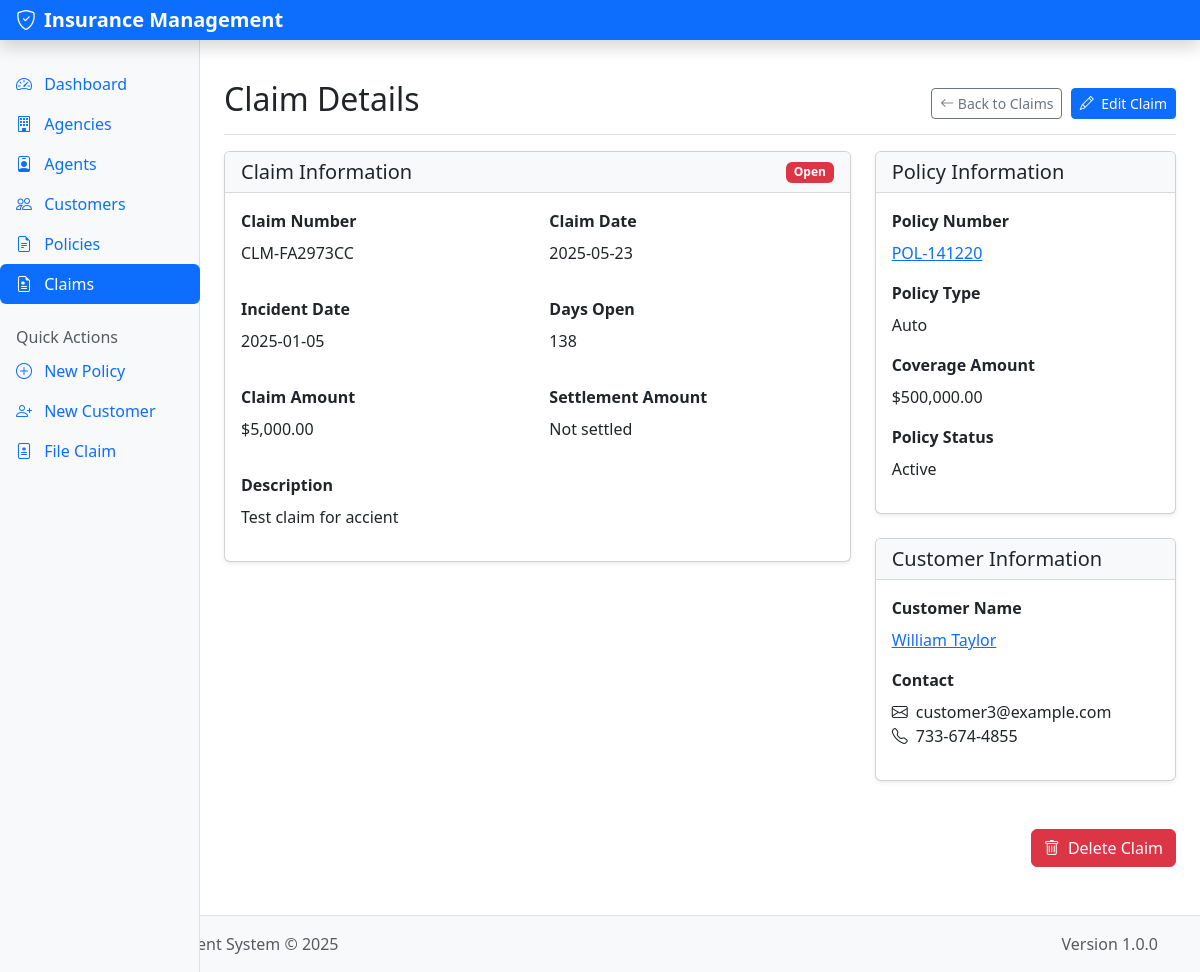
Screenshot of /claims/1 with the database file from the repository.
### models/claim.py (models this page shows, shortened)
class Claim(db.Model):
    __tablename__ = 'claim'
    claim_id = db.Column(db.Integer, primary_key=True)
    policy_id = db.Column(db.Integer, db.ForeignKey('policy.policy_id'), nullable=False)
    claim_number = db.Column(db.String(50), nullable=False, unique=True)
    claim_date = db.Column(db.Date, nullable=False, default=datetime.utcnow)
    incident_date = db.Column(db.Date, nullable=False)
    description = db.Column(db.Text)
    claim_amount = db.Column(db.DECIMAL(12, 2), default=0.00)
    status = db.Column(db.String(50), default='Open')
    resolution_date = db.Column(db.Date)
    settlement_amount = db.Column(db.DECIMAL(12, 2))
    created_at = db.Column(db.DateTime, default=datetime.utcnow)
    updated_at = db.Column(db.DateTime, default=datetime.utcnow, onupdate=datetime.utcnow)
    def is_open(self):
        return self.status in ['Open', 'In Progress', 'Under Review']
    def days_since_filed(self):
        today = datetime.today().date()
        delta = today - self.claim_date
        return delta.days

### models/policy.py (models this page shows, shortened)
class Policy(db.Model):
    __tablename__ = 'policy'
    policy_id = db.Column(db.Integer, primary_key=True)
    agent_id = db.Column(db.Integer, db.ForeignKey('agent.agent_id'), nullable=False)
    customer_id = db.Column(db.Integer, db.ForeignKey('customer.customer_id'), nullable=False)
    policy_number = db.Column(db.String(50), nullable=False, unique=True)
    policy_type = db.Column(db.String(100), nullable=False)
    coverage_amount = db.Column(db.DECIMAL(12, 2), default=0.00)
    premium = db.Column(db.DECIMAL(10, 2), default=0.00)
    start_date = db.Column(db.Date, nullable=False)
    end_date = db.Column(db.Date)
    policy_status = db.Column(db.String(50), default='Active')
    claims = db.relationship('Claim', backref='policy', lazy=True, cascade='all, delete-orphan')

### models/customer.py (models this page shows, shortened)
class Customer(db.Model):
    __tablename__ = 'customer'
    customer_id = db.Column(db.Integer, primary_key=True)
    first_name = db.Column(db.String(100), nullable=False)
    last_name = db.Column(db.String(100), nullable=False)
    date_of_birth = db.Column(db.Date)
    email = db.Column(db.String(150))
    phone = db.Column(db.String(20))
    address = db.Column(db.String(200))
    city = db.Column(db.String(100))
    state = db.Column(db.String(100))
    zip_code = db.Column(db.String(20))
    policies = db.relationship('Policy', backref='customer', lazy=True, cascade='all, delete-orphan')
    def full_name(self):
        return f"{self.first_name} {self.last_name}"

### routes/claim_routes.py (the view)
@claim_bp.route('/<int:claim_id>', methods=['GET'])
def view(claim_id):
    claim = Claim.query.get_or_404(claim_id)
    return render_template('claim/view.html', claim=claim)

### app.py (called while the page is built)
@app.context_processor
def inject_now():
    return {'now': datetime.utcnow()}

### templates/claim/view.html (shortened to what this page needs)
{% extends 'layout/base.html' %}
{% block content %}
<div class="d-flex justify-content-between flex-wrap flex-md-nowrap align-items-center pt-3 pb-2 mb-3 border-bottom">
    <h1 class="h2">Claim Details</h1>
    <div>
        <a href="{{ url_for('claim.index') }}" class="btn btn-sm btn-outline-secondary me-1">
            <i class="bi bi-arrow-left"></i> Back to Claims
        </a>
        <a href="{{ url_for('claim.edit_form', claim_id=claim.claim_id) }}" class="btn btn-sm btn-primary">
            <i class="bi bi-pencil me-1"></i> Edit Claim
        </a>
    </div>
</div>
<div class="row">
    <div class="col-md-8">
        <div class="card mb-4">
            <div class="card-header d-flex justify-content-between align-items-center">
                <h5 class="mb-0">Claim Information</h5>
                <span class="badge {% if claim.is_open() %}bg-danger{% else %}bg-success{% endif %}">
                    {{ claim.status }}
                </span>
            </div>
            <div class="card-body">
                <div class="row mb-3">
                    <div class="col-md-6">
                        <label class="form-label fw-bold">Claim Number</label>
                        <p>{{ claim.claim_number }}</p>
                    </div>
                    <div class="col-md-6">
                        <label class="form-label fw-bold">Claim Date</label>
                        <p>{{ claim.claim_date.strftime('%Y-%m-%d') }}</p>
                    </div>
                </div>
                <div class="row mb-3">
                    <div class="col-md-6">
                        <label class="form-label fw-bold">Incident Date</label>
                        <p>{{ claim.incident_date.strftime('%Y-%m-%d') }}</p>
                    </div>
                    <div class="col-md-6">
                        <label class="form-label fw-bold">Days Open</label>
                        <p>{{ claim.days_since_filed() }}</p>
                    </div>
                </div>
                <div class="row mb-3">
                    <div class="col-md-6">
                        <label class="form-label fw-bold">Claim Amount</label>
                        <p>${{ "{:,.2f}".format(claim.claim_amount) }}</p>
                    </div>
                    <div class="col-md-6">
                        <label class="form-label fw-bold">Settlement Amount</label>
                        <p>{% if claim.settlement_amount %}${{ "{:,.2f}".format(claim.settlement_amount) }}{% else %}Not settled{% endif %}</p>
                    </div>
                </div>
                <div class="mb-3">
                    <label class="form-label fw-bold">Description</label>
                    <p>{{ claim.description }}</p>
                </div>
            </div>
        </div>
    </div>
    <div class="col-md-4">
        <div class="card mb-4">
            <div class="card-header">
                <h5 class="mb-0">Policy Information</h5>
            </div>
            <div class="card-body">
                <div class="mb-3">
                    <label class="form-label fw-bold">Policy Number</label>
                    <p>
                        <a href="{{ url_for('policy.view', policy_id=claim.policy.policy_id) }}">
                            {{ claim.policy.policy_number }}
                        </a>
                    </p>
                </div>
                <div class="mb-3">
                    <label class="form-label fw-bold">Policy Type</label>
                    <p>{{ claim.policy.policy_type }}</p>
                </div>
                <div class="mb-3">
                    <label class="form-label fw-bold">Coverage Amount</label>
                    <p>${{ "{:,.2f}".format(claim.policy.coverage_amount) }}</p>
                </div>
                <div class="mb-3">
                    <label class="form-label fw-bold">Policy Status</label>
                    <p>{{ claim.policy.policy_status }}</p>
                </div>
            </div>
        </div>
        <div class="card mb-4">
            <div class="card-header">
                <h5 class="mb-0">Customer Information</h5>
            </div>
            <div class="card-body">
                <div class="mb-3">
                    <label class="form-label fw-bold">Customer Name</label>
                    <p>
                        <a href="{{ url_for('customer.view', customer_id=claim.policy.customer_id) }}">
                            {{ claim.policy.customer.full_name() }}
                        </a>
                    </p>
                </div>
                <div class="mb-3">
                    <label class="form-label fw-bold">Contact</label>
                    <p>
                        {% if claim.policy.customer.email %}
                        <i class="bi bi-envelope me-1"></i> {{ claim.policy.customer.email }}<br>
                        {% endif %}
                        {% if claim.policy.customer.phone %}
                        <i class="bi bi-telephone me-1"></i> {{ claim.policy.customer.phone }}
                        {% endif %}
                    </p>
                </div>
            </div>
        </div>
    </div>
</div>
<div class="d-flex justify-content-end my-4">
    <button type="button" class="btn btn-danger" data-bs-toggle="modal" data-bs-target="#deleteModal">
        <i class="bi bi-trash me-1"></i> Delete Claim
    </button>
</div>
{% endblock %}

### static/css/style.css (style rules this page uses)
body { min-height: 100vh; display: flex; flex-direction: column; }
:root { --primary-color: #0d6efd; --secondary-color: #6c757d; --success-color: #198754; --info-color: #0dcaf0; --warning-color: #ffc107; --danger-color: #dc3545; --light-color: #f8f9fa; --dark-color: #212529; }
.card { margin-bottom: 1.5rem; box-shadow: 0 0.125rem 0.25rem rgba(0, 0, 0, 0.075); }
.card-header { background-color: var(--light-color); border-bottom: 1px solid rgba(0, 0, 0, 0.125); }
.form-label { font-weight: 500; }

### rows the page displays
Claim: status "Open", claim_number "CLM-FA2973CC", claim_date "2025-05-23", incident_date "2025-01-05", days_since_filed "138", claim_amount "5,000.00", description "Test claim for accient"
Policy: policy.policy_number "POL-141220", policy.policy_type "Auto", policy.coverage_amount "500,000.00", policy.policy_status "Active"
Customer: policy.customer.full_name "William Taylor", policy.customer.email "customer3@example.com", policy.customer.phone "733-674-4855"
